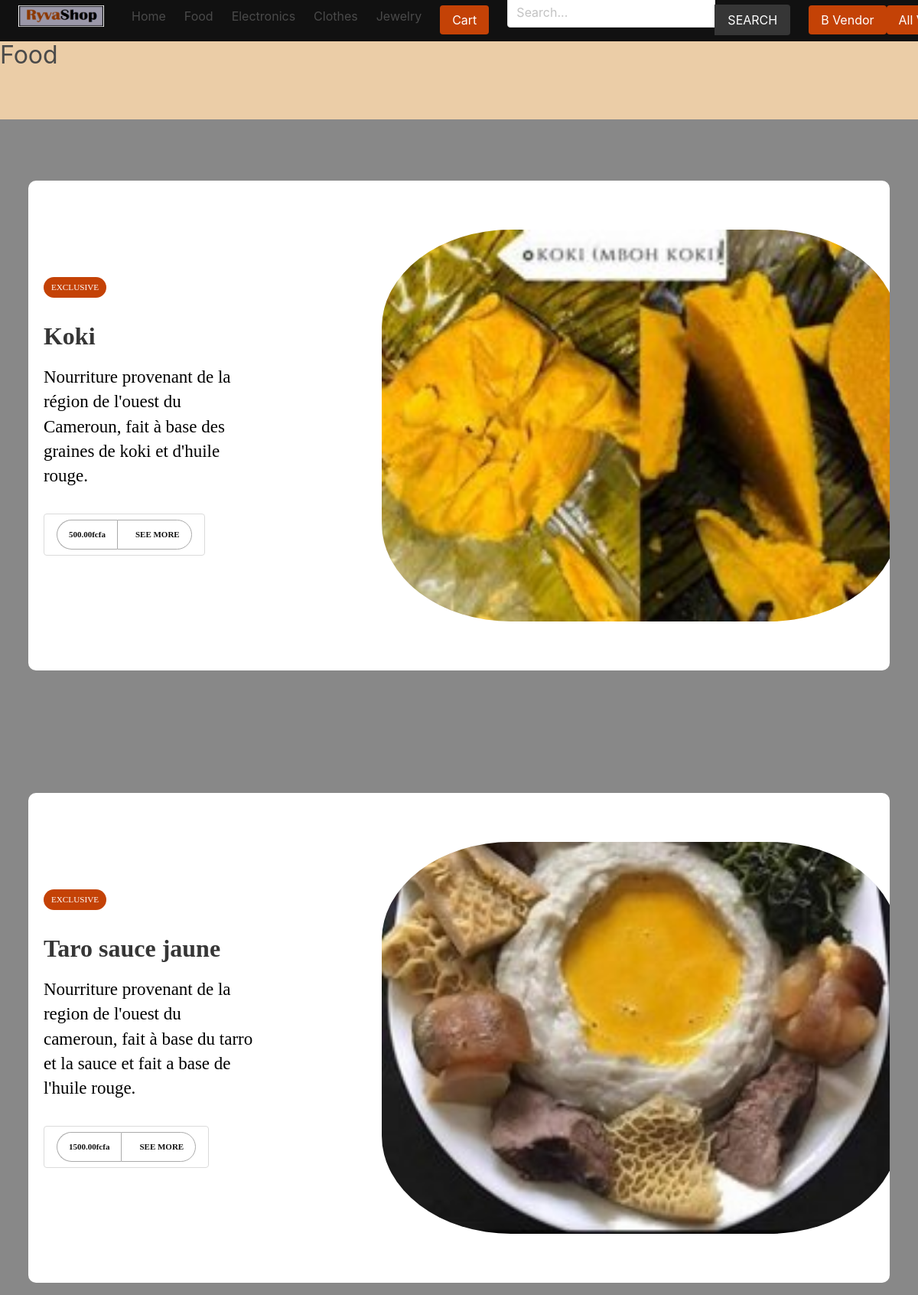
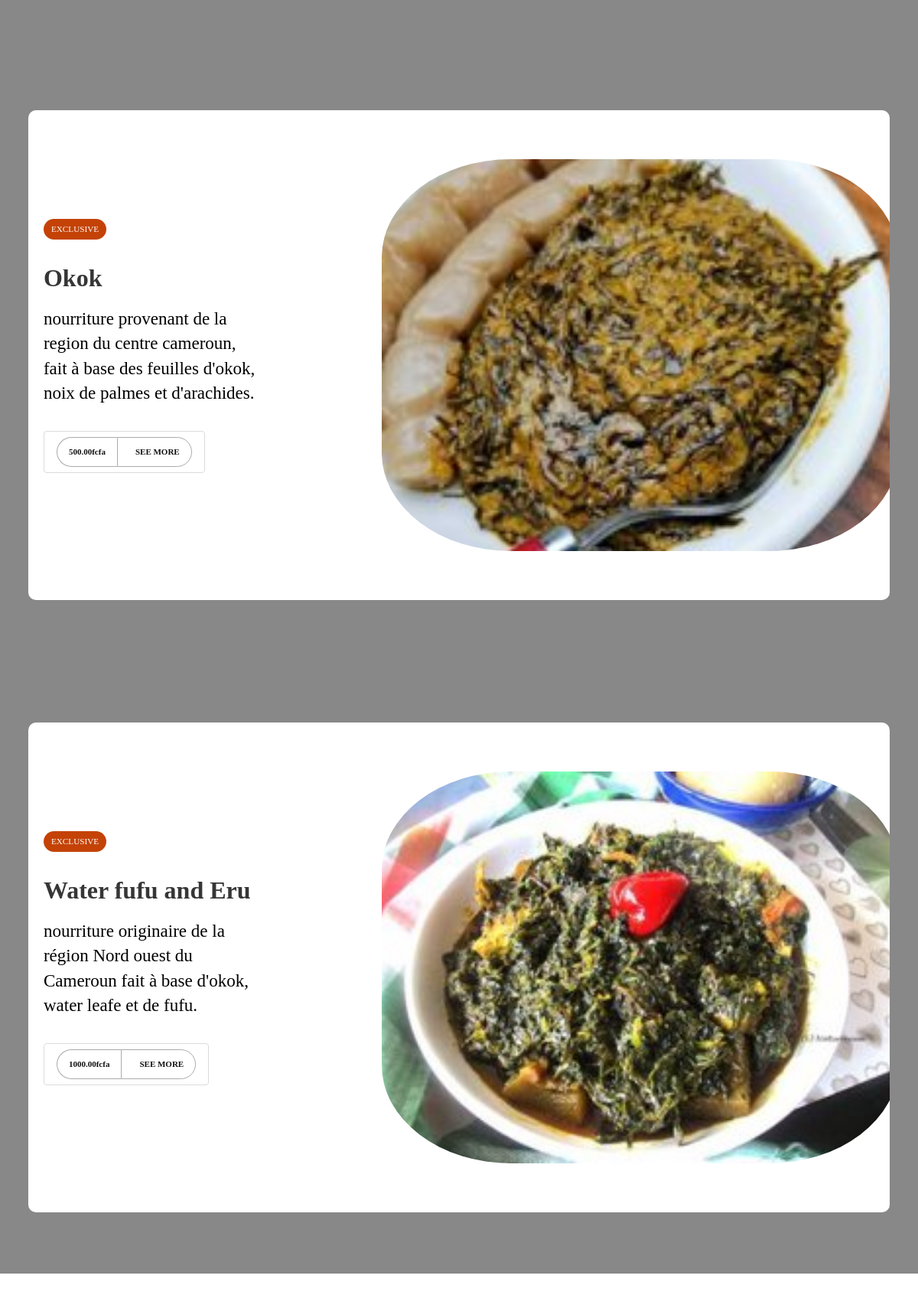
/product/food/, run on the app's committed database (2 pictures, top to bottom).
### product/models.py (models this page shows, shortened)
class Category(models.Model):
    title = models.CharField(max_length=50)
    slug = models.SlugField(max_length=55)
    ordering = models.IntegerField(default=0)
    class Meta:
        ordering = ['ordering']

class Product(models.Model):
    category = models.ForeignKey(Category, related_name='products', on_delete=models.CASCADE)
    vendor = models.ForeignKey(Vendor, related_name="products", on_delete=models.CASCADE)
    title = models.CharField(max_length=50)
    slug = models.SlugField(max_length=55)
    description = models.TextField(blank=True, null=True)
    price = models.DecimalField(max_digits=6, decimal_places=2)
    added_date = models.DateTimeField(auto_now_add=True)
    image = models.ImageField(upload_to='uploads/', blank=True, null=True)
    thumbnail = models.ImageField(upload_to='uploads/', blank=True, null=True) # Change uploads to thumbnails
    class Meta:
        ordering = ['-added_date']
    def get_thumbnail(self):
        if self.thumbnail:
            return self.thumbnail.url

### product/views.py (the view)
# urls.py: path('<slug:category_slug>/', views.category, name="category"),
def category(request, category_slug):
    category = get_object_or_404(Category, slug=category_slug)
    return render(request,'product/category.html', {'category': category})

### cart/cart.py (called while the page is built)
    def __len__(self):
        return sum(item['quantity'] for item in self.cart.values())

### cart/context_processors.py (called while the page is built)
def cart(request):
    return {'cart': Cart(request)}

### product/context_processors.py (called while the page is built)
def menu_categories(request):
    categories = Category.objects.all()
    return {'categories': categories}

### templates/product/category.html (shortened to what this page needs)
{% extends 'core/base.html' %}
{% block content %}
    <div class="columns is-multiline mb-6">
        <div class="column is-12 has-test-centered mt-6 mb-6">
            <h2 class="is-size-3">{{category.title}}</h2>
        </div>
        {% for product in category.products.all %}
            {% include 'product/parts/list_item.html' %}
        {% endfor %}
    </div>
{% endblock content %}

### templates/core/base.html (shortened to what this page needs)
{% load static %}
<!DOCTYPE html>
<html lang="en">
<head>
    <link rel="stylesheet" href="https://cdn.jsdelivr.net/npm/bulma@0.9.2/css/bulma.min.css">
    <link rel="stylesheet" href="{% static 'css/main.css' %}">
</head>
<body>
    <div class="navContainer">
        <nav class="navbar navContainercolor" role="navigation" aria-label="main navigation">
            <div class="navbar-item">
                <a class="navbar-item" href="{% url 'core:home' %}">
                <img src="{% static 'logo.jpg' %}" width="112" height="28">
                </a>
            </div>
            <div id="navbarBasicExample" class="navbar-menu">
                <div class="navbar-start hoverTest">
                <a class="navbar-item" href="{% url 'core:home' %}">
                    Home
                </a>
                {% for category in categories %}
                    <a class="navbar-item" href="{% url 'product:category' category.slug %}">
                        {{category.title}}
                    </a>
                {% endfor %}
                </div>
                <div class="navbar-item">
                    <a href="{% url 'cart:cart' %}" class="button buttoncolor">Cart {% if cart %}({{cart|length}}){% endif %}</a>
                </div>
                <div class="navbar-start">
                    <div class="navbar-item">
                        <form method="get" action="{% url 'product:search' %}">
                            <div class="field has-addons">
                                <div class="control">
                                    <input type="search" name="query" id="" class="input" placeholder="Search...">
                                </div>
                                <div class="control">
                                    <button class="button is-dark is-uppercase">Search</button>
                                </div>
                            </div>
                        </form>
                    </div>
                </div>
                <div class="navbar-item">
                    {% if request.user.is_authenticated %}
                        <a class="button buttoncolor" href="{% url 'vendor:vendor-admin' %}">V Admin</a>
                    {% else %}
                        <a class="button buttoncolor" href="{% url 'vendor:become-vendor' %}">B Vendor</a>
                    {% endif %}
                    <br>
                    <a class="button buttoncolor" href="{% url 'vendor:vendors' %}">All Vendors</a>
                </div>
            </div>
            </nav>
    </div>
    <section class="">
        <div class="">
            {% block content %}{% endblock content %}
        </div>
    </section>
</body>
</html>

### templates/product/parts/list_item.html
<div class="wrapper">
	<div class="outer">
		<div class="content animated fadeInLeft">
			<span class="bg animated fadeInDown">EXCLUSIVE</span>
			<h1>{{product.title}}<br/></h1>
			<p>{{product.description}}.</p>
			<div class="button">
				<a href="#">{{product.price}}fcfa</a><a href="{% url 'product:product' product.category.slug product.slug %}" class="cart-btn" href="#"><i class="cart-icon ion-bag"></i>SEE MORE</a>
			</div>
		</div>
		<img src="{{ product.get_thumbnail }}" width="50%" class="animated fadeInRight">
	</div>
</div>

### core/static/css/main.css (style rules this page uses)
body { background-color: rgb(235, 205, 167); }
.navContainercolor { background-color:#111; color: #fff; }
.buttoncolor { background-color: #c44206; color: #fff; border:#000; }
.navContainer .navbar { align-items: center; width: 100%; position: fixed; }
.wrapper { display: flex; justify-content: center; align-items: center; font-family: Montserrat; background:#888; width: 100%; height: 100vh; }
.outer { position: relative; background: #fff; height: 80%; width: 92%; overflow: hidden; display: flex; border-radius: 10px; border: #000; align-items: center; }
.outer img { position: absolute; top: 10%; bottom: 5%; right: -1%; z-index: 0; animation-delay: 0.5s; width: 60%; height: 80%; object-fit: cover; border-radius: 25%; }
.navbar-item img { position: relative; top: 0px; z-index: 0; animation-delay: 0.5s; }
.content { animation-delay: 0.3s; position: absolute; left: 20px; z-index: 3 }
h1 { color: #111; }
p { width: 280px; font-size: 23px; line-height: 1.4; color: #000000; margin: 20px 0; }
.bg { display: inline-block; color: #fff; background: #c44206; padding: 5px 10px; border-radius: 50px; font-size: .7em; }
.button { width: fit-content; height: fit-content; margin-top: 10px; }
.button a { display: inline-block; overflow: hidden; position: relative; font-size: 11px; color: #111; text-decoration: none; padding: 10px 15px; border: 1px solid #aaa; font-weight: bold; }
.button a:after { content: ""; position: absolute; top: 0; right: -10px; width: 0%; background: #111; height: 100%; z-index: -1; transition: width 0.3s ease-in-out; transform: skew(-25deg); transform-origin: right; }
.button a:nth-of-type(1) { border-radius: 50px 0 0 50px; border-right: none; }
.button a:nth-of-type(2) { border-radius: 0px 50px 50px 0; }
.cart-icon { padding-right: 8px; }

### data on the page
Category: title "Food"
Category: title "Electronics"
Category: title "Clothes"
Category: title "Jewelry"
Product: title "Koki", description "Nourriture provenant de la région de l'ouest du Cameroun, fait à base des graines de koki et d'huile rouge", price "500.00", get_thumbnail (picture)
Product: title "Taro sauce jaune", description "Nourriture provenant de la region de l'ouest du cameroun, fait à base du tarro et la sauce et fait a base de l'huile rouge", price "1500.00", get_thumbnail (picture)
Product: title "Okok", description "nourriture provenant de la region du centre cameroun, fait à base des feuilles d'okok, noix de palmes et d'arachides", price "500.00", get_thumbnail (picture)
Product: title "Water fufu and Eru", description "nourriture originaire de la région Nord ouest du Cameroun fait à base d'okok, water leafe et de fufu", price "1000.00", get_thumbnail (picture)
